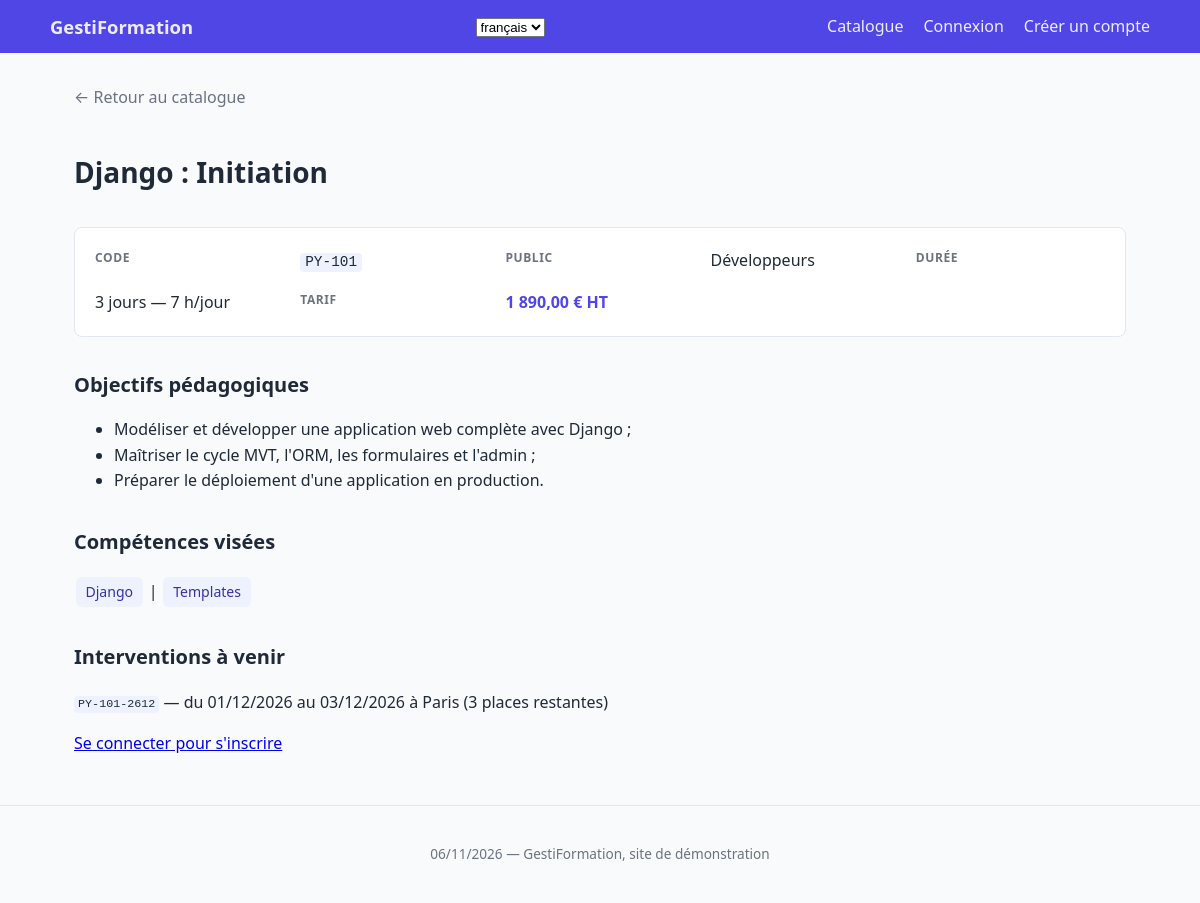
The page /fr/formations/1 on the database as committed earlier.
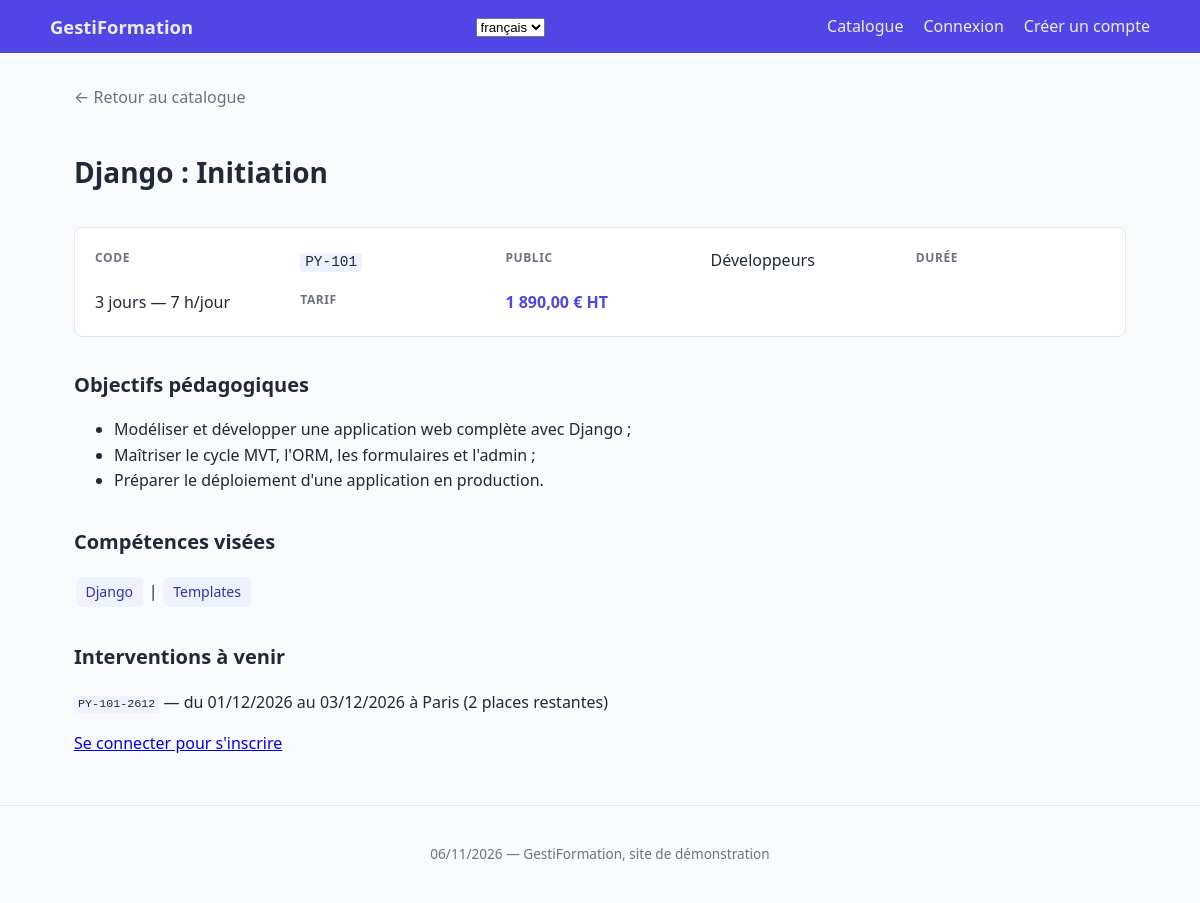
The same page on the database as committed later.
### catalog/models.py (models this page shows, shortened)
class Intervention(models.Model):
    STATUS = [
        ("A", _("à venir")),
        ("E", _("En cours")),
        ("C", _("Clôturée")),
    ]
    numero = models.CharField(_('numéro'), max_length=16, unique=True) # PY-101-002
    date_debut = models.DateField(_('date de début'))
    date_fin = models.DateField(_('date de fin'))
    ville = models.CharField(_('ville'), max_length=60, default='Paris')
    capacite = models.PositiveSmallIntegerField(_('capacité (places)'))
    nb_inscrits = models.PositiveSmallIntegerField(_('inscrits'), default=0)
    statut = models.CharField(_('statut'), max_length=1, default="A", choices=STATUS)
    formation = models.ForeignKey(
        Formation,
        verbose_name=_('formation'),
        null=True,
        on_delete=models.SET_NULL,
        related_name="interventions"
    )
    class Meta:
        verbose_name = _('intervention')
        ordering = ['date_debut']
    @property
    def places_dispo(self):
        return max(self.capacite - self.nb_inscrits, 0)

### catalog/views.py (the view)
# urls.py: path('formations/<int:pk>', views.detail_formation, name="detail-formation"),
def detail_formation(request: HttpRequest, pk: int) -> HttpResponse:
    formation = get_object_or_404(
        Formation.objects.prefetch_related("competences"),
        pk=pk,
    )
    competences = formation.competences.all()
    interventions = formation.interventions.filter(statut="A").order_by('date_debut')
    return render(request, "catalog/detail_formation.html" , {
        "formation": formation,
        "competences": competences,
        "interventions": interventions
    })

### catalog/models.py (called while the page is built)
    def __str__(self):
        return self.nom

### catalog/templates/catalog/detail_formation.html (shortened to what this page needs)
{% extends "catalog/base.html" %}
{% block contenu %}
<article class="formation">
    <p class="retour"><a href="{% url 'catalog:liste-formations' %}">&larr; Retour au catalogue</a></p>
    <header class="entete-formation">
        <h1>{{ formation.nom|title }}</h1>
    </header>
    {% include "catalog/partial_formation.html" with object=formation %}
    <section class="objectifs">
        <h2>Objectifs pédagogiques</h2>
        <ul>
            <li>Modéliser et développer une application web complète avec Django ;</li>
            <li>Maîtriser le cycle MVT, l'ORM, les formulaires et l'admin ;</li>
            <li>Préparer le déploiement d'une application en production.</li>
        </ul>
    </section>
    <section class="competences">
        <h2>Compétences visées</h2>
        <p>
            {% for competence in competences %}
            <span class="competence">{{ competence }}</span> {% if not forloop.last %} | {% endif %}
            {% endfor %}
        </p>
    </section>
    <section class="interventions">
    <h2>Interventions à venir</h2>
    {% for intervention in interventions %}
        <p>
            <code>{{ intervention.numero }}</code> —
            du {{ intervention.date_debut|date:"d/m/Y" }} au {{ intervention.date_fin|date:"d/m/Y" }}
            à {{ intervention.ville }}
            ({{ intervention.places_dispo }} places restantes)
        </p>
        <div class="action">
        {% if user.is_authenticated %}
            <form method="post" action="{% url 'catalog:sinscrire' intervention.pk %}" class="inline">
                {% csrf_token %}
                <button type="submit" class="btn" {% if intervention.places_dispo == 0 %}disabled{% endif %}>S'inscrire à cette intervention</button>
            </form>
        {% else %}
            <a href="{% url 'login' %}?next={{ request.path|urlencode }}">Se connecter pour s'inscrire</a>
        {% endif %}
        </div>
    {% empty %}
        <p class="vide">Aucune intervention planifiée pour cette formation.</p>
    {% endfor %}
    </section>
</article>
{% endblock contenu %}

Rows that differ between the two databases and show on the page:
changed Intervention "Paris": places_dispo "3" → "2"
